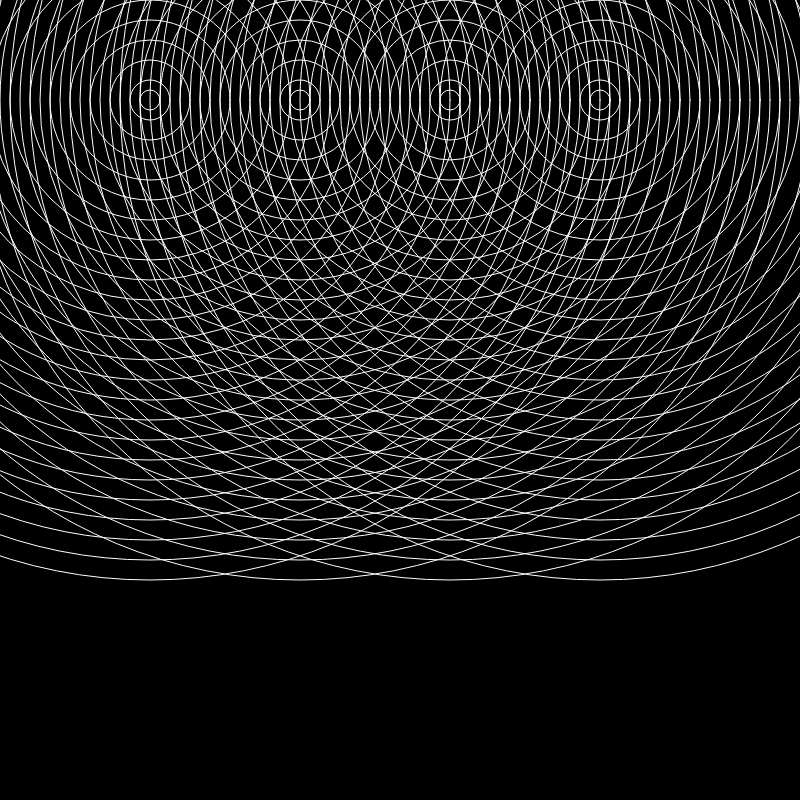
Frame 1 (no input)
Frame 60 (no input): identical to frame 1, image omitted
Frame 120 (the mouse pressed at the canvas centre since frame 60): identical to frame 1, image omitted

The p5.js sketch that drew this single still picture (run headless with seeded random() and noise() and a simulated clock; from frame 60 on, the mouse is pressed at the canvas centre):

// p5.js sketch
// ── sketch.js
var num = [20];
function setup() {
    createCanvas(800, 800);
    background(50, 50, 200);
}

function draw() { 
    background(0);
    noFill();
    strokeWeight = 10;
    stroke(255);
    for (var i = 0; i < 4; i++) {
    ellipse(i*150 + 150, 100, num[0], num[0]);
        for (var x = 0; x < 100; x += 4) {
            ellipse(i*150 + 150, 100, num[0]*x/2, num[0]*x/2);
        }
    }

}
